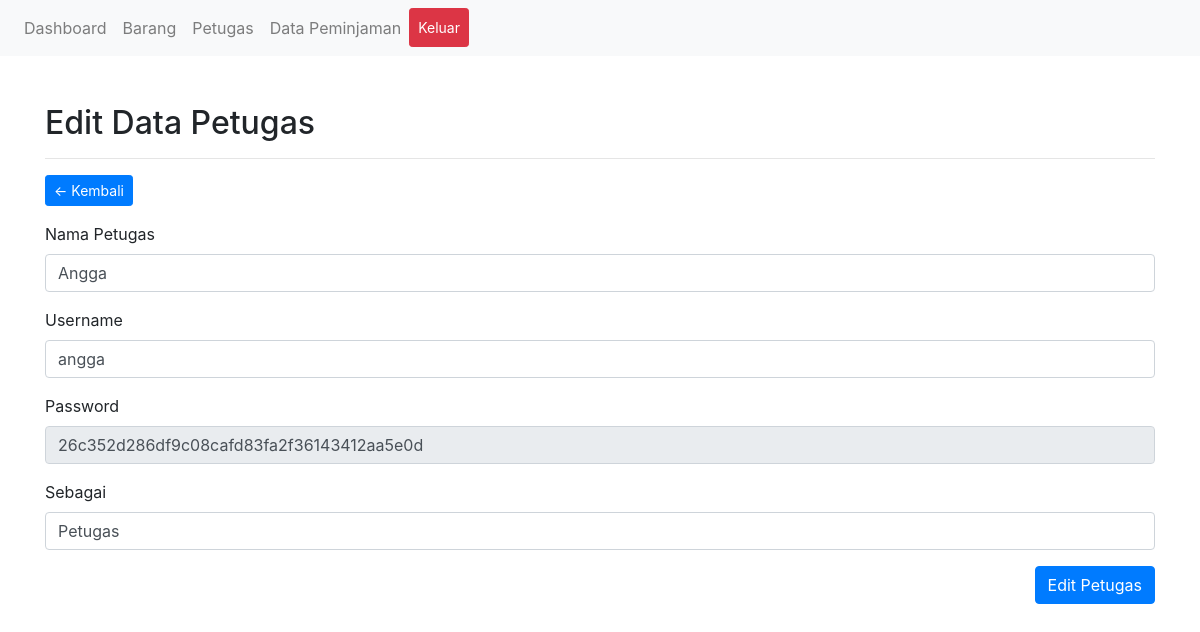
Screenshot of /admin/data-petugas.php?h=edit-petugas&id=2 (signed in) with the database file from the repository.
### tables this page shows
CREATE TABLE `users` (
  `id_user` int(11) NOT NULL,
  `nama` varchar(50) NOT NULL,
  `username` varchar(30) NOT NULL,
  `password` varchar(100) NOT NULL,
  `id_level` enum('1','2') NOT NULL
);

### admin/includes/edit-petugas.php (the view, shortened to what this page needs)
<div class="container mt-5">
	<h2>Edit Data Petugas</h2>
	<hr>
	<a href="data-petugas.php" class="btn btn-primary btn-sm float-left">&larr; Kembali</a>
	<div class="clearfix"></div>
	<?php
	$petugas = $conn->query("SELECT * FROM users WHERE id_user = '".$_GET['id']."'");
	$data = $petugas->fetch_assoc();
	$data['id_level'] == 1 ? $sebagai = "Admin" : $sebagai = "Petugas";
	?>
	<form action="proses/proses-ubah-petugas.php" method="POST" class="mt-3" autocomplete="off">
		<div class="form-group">
			<label for="nama">Nama Petugas</label>
			<input type="text" name="nama" value="<?= $data['nama'] ?>" class="form-control" autofocus required>
		</div>
		<div class="form-group">
			<label for="username">Username</label>
			<input type="text" name="username" value="<?= $data['username'] ?>" class="form-control" autofocus required>
		</div>
		<div class="form-group">
			<label for="password">Password</label>
			<input type="text" name="password" value="<?= $data['password'] ?>" class="form-control" required readonly>
		</div>
		<div class="form-group">
			<label for="sebagai">Sebagai</label>
			<input type="text" name="sebagai" value="<?= $sebagai ?>" class="form-control" required>
		</div>
		<button type="submit" class="btn btn-primary float-right">Edit Petugas</button>
	</form>
</div>

### rows the page displays
users: nama "Angga", username "angga", password "26c352d286df9c08cafd83fa2f36143412aa5e0d"
